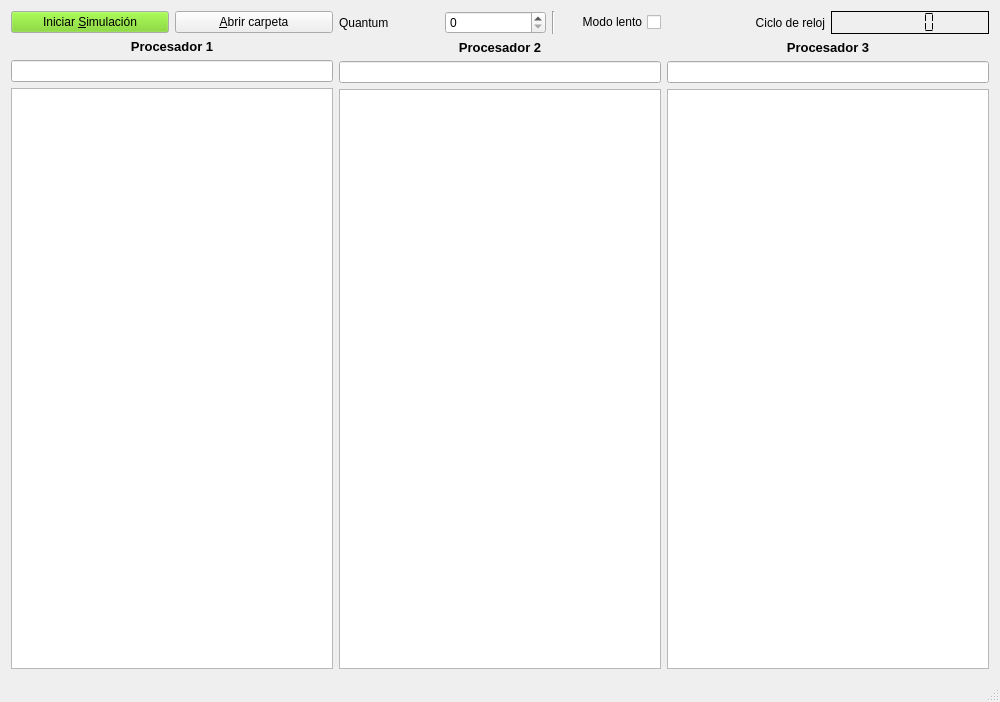
<?xml version="1.0" encoding="UTF-8"?>
<ui version="4.0">
 <class>MainWindow</class>
 <widget class="QMainWindow" name="MainWindow">
  <property name="geometry">
   <rect>
    <x>0</x>
    <y>0</y>
    <width>1000</width>
    <height>702</height>
   </rect>
  </property>
  <property name="minimumSize">
   <size>
    <width>802</width>
    <height>381</height>
   </size>
  </property>
  <property name="windowTitle">
   <string>Multiprocesador Simulado</string>
  </property>
  <widget class="QWidget" name="centralWidget">
   <layout class="QGridLayout" name="gridLayout">
    <item row="0" column="0">
     <layout class="QVBoxLayout" name="verticalLayout_3">
      <item>
       <layout class="QHBoxLayout" name="horizontalLayout_5">
        <item>
         <widget class="QPushButton" name="startSimulationButton">
          <property name="palette">
           <palette>
            <active>
             <colorrole role="Button">
              <brush brushstyle="SolidPattern">
               <color alpha="255">
                <red>115</red>
                <green>210</green>
                <blue>22</blue>
               </color>
              </brush>
             </colorrole>
            </active>
            <inactive>
             <colorrole role="Button">
              <brush brushstyle="SolidPattern">
               <color alpha="255">
                <red>115</red>
                <green>210</green>
                <blue>22</blue>
               </color>
              </brush>
             </colorrole>
            </inactive>
            <disabled>
             <colorrole role="Button">
              <brush brushstyle="SolidPattern">
               <color alpha="255">
                <red>115</red>
                <green>210</green>
                <blue>22</blue>
               </color>
              </brush>
             </colorrole>
            </disabled>
           </palette>
          </property>
          <property name="text">
           <string>Iniciar &amp;Simulación</string>
          </property>
         </widget>
        </item>
        <item>
         <widget class="QPushButton" name="openFolderButton">
          <property name="text">
           <string>&amp;Abrir carpeta</string>
          </property>
         </widget>
        </item>
       </layout>
      </item>
      <item>
       <widget class="QLabel" name="label">
        <property name="font">
         <font>
          <pointsize>10</pointsize>
          <weight>75</weight>
          <bold>true</bold>
         </font>
        </property>
        <property name="text">
         <string>Procesador 1</string>
        </property>
        <property name="alignment">
         <set>Qt::AlignCenter</set>
        </property>
       </widget>
      </item>
      <item>
       <widget class="QLineEdit" name="lineEditProcesador1">
        <property name="readOnly">
         <bool>true</bool>
        </property>
       </widget>
      </item>
      <item>
       <widget class="QPlainTextEdit" name="plainTextEditProcesador1">
        <property name="acceptDrops">
         <bool>false</bool>
        </property>
        <property name="readOnly">
         <bool>true</bool>
        </property>
       </widget>
      </item>
     </layout>
    </item>
    <item row="0" column="1">
     <layout class="QVBoxLayout" name="verticalLayout_4">
      <item>
       <layout class="QHBoxLayout" name="horizontalLayout_6">
        <item>
         <widget class="QLabel" name="label_5">
          <property name="text">
           <string>Quantum</string>
          </property>
         </widget>
        </item>
        <item>
         <widget class="QSpinBox" name="quantumSpinBox"/>
        </item>
        <item>
         <widget class="Line" name="line_6">
          <property name="orientation">
           <enum>Qt::Vertical</enum>
          </property>
         </widget>
        </item>
        <item>
         <widget class="QCheckBox" name="slowModeCheckBox">
          <property name="layoutDirection">
           <enum>Qt::RightToLeft</enum>
          </property>
          <property name="text">
           <string>Modo lento</string>
          </property>
         </widget>
        </item>
       </layout>
      </item>
      <item>
       <widget class="QLabel" name="label_3">
        <property name="font">
         <font>
          <pointsize>10</pointsize>
          <weight>75</weight>
          <bold>true</bold>
         </font>
        </property>
        <property name="text">
         <string>Procesador 2</string>
        </property>
        <property name="alignment">
         <set>Qt::AlignCenter</set>
        </property>
       </widget>
      </item>
      <item>
       <widget class="QLineEdit" name="lineEditProcesador2">
        <property name="readOnly">
         <bool>true</bool>
        </property>
       </widget>
      </item>
      <item>
       <widget class="QPlainTextEdit" name="plainTextEditProcesador2">
        <property name="minimumSize">
         <size>
          <width>165</width>
          <height>283</height>
         </size>
        </property>
        <property name="acceptDrops">
         <bool>false</bool>
        </property>
        <property name="readOnly">
         <bool>true</bool>
        </property>
       </widget>
      </item>
     </layout>
    </item>
    <item row="0" column="2">
     <layout class="QVBoxLayout" name="verticalLayout_5">
      <item>
       <layout class="QHBoxLayout" name="horizontalLayout_3">
        <item>
         <widget class="QLabel" name="label_4">
          <property name="text">
           <string>Ciclo de reloj</string>
          </property>
          <property name="alignment">
           <set>Qt::AlignRight|Qt::AlignTrailing|Qt::AlignVCenter</set>
          </property>
         </widget>
        </item>
        <item>
         <widget class="QLCDNumber" name="clockCounterScreen">
          <property name="frameShadow">
           <enum>QFrame::Plain</enum>
          </property>
          <property name="segmentStyle">
           <enum>QLCDNumber::Flat</enum>
          </property>
         </widget>
        </item>
       </layout>
      </item>
      <item>
       <widget class="QLabel" name="label_2">
        <property name="font">
         <font>
          <pointsize>10</pointsize>
          <weight>75</weight>
          <bold>true</bold>
         </font>
        </property>
        <property name="text">
         <string>Procesador 3</string>
        </property>
        <property name="alignment">
         <set>Qt::AlignCenter</set>
        </property>
       </widget>
      </item>
      <item>
       <widget class="QLineEdit" name="lineEditProcesador3">
        <property name="readOnly">
         <bool>true</bool>
        </property>
       </widget>
      </item>
      <item>
       <widget class="QPlainTextEdit" name="plainTextEditProcesador3">
        <property name="acceptDrops">
         <bool>false</bool>
        </property>
        <property name="readOnly">
         <bool>true</bool>
        </property>
       </widget>
      </item>
     </layout>
    </item>
   </layout>
  </widget>
  <widget class="QStatusBar" name="statusBar"/>
 </widget>
 <layoutdefault spacing="6" margin="11"/>
 <resources/>
 <connections/>
</ui>
